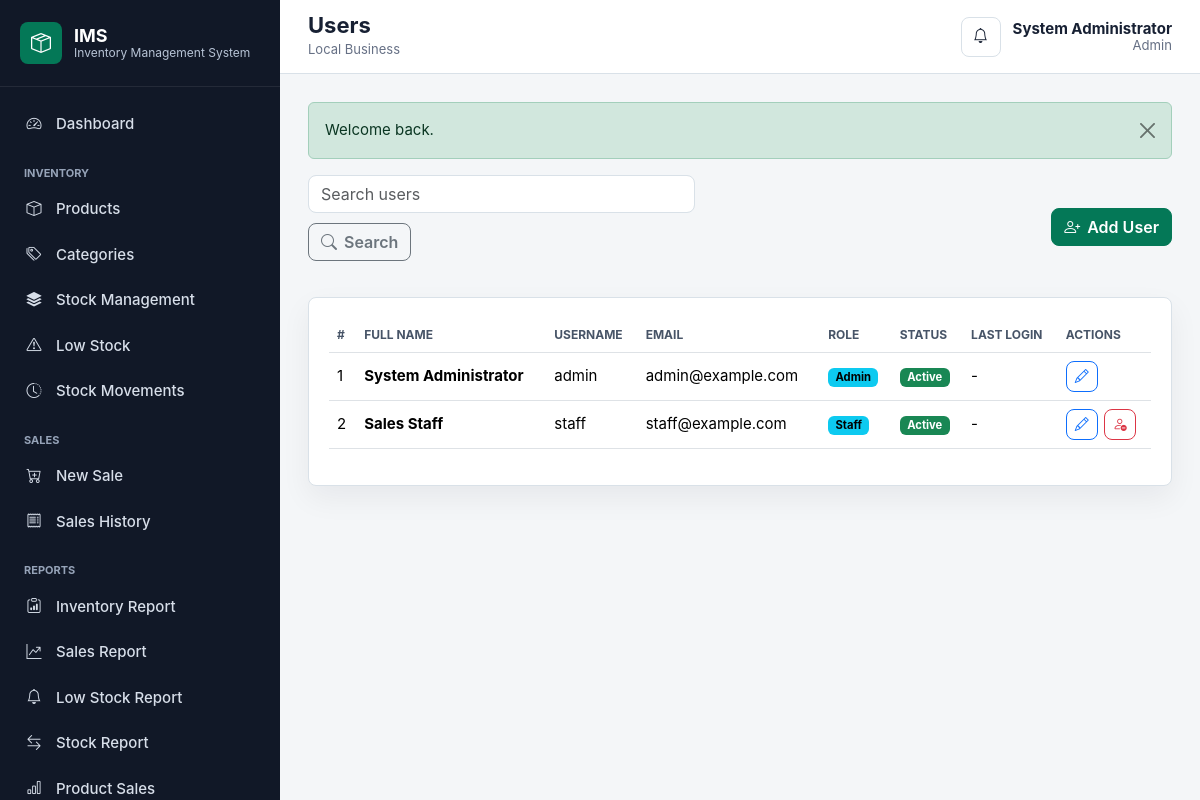
The app's page /?route=users (signed in) with its own data.
### tables this page shows
CREATE TABLE IF NOT EXISTS users (
    id INT UNSIGNED AUTO_INCREMENT PRIMARY KEY,
    full_name VARCHAR(120) NOT NULL,
    username VARCHAR(60) NOT NULL,
    email VARCHAR(120) NULL,
    password VARCHAR(255) NOT NULL,
    role ENUM('admin', 'staff') NOT NULL DEFAULT 'staff',
    status ENUM('active', 'inactive') NOT NULL DEFAULT 'active',
    last_login TIMESTAMP NULL,
    created_at TIMESTAMP NOT NULL DEFAULT CURRENT_TIMESTAMP,
    updated_at TIMESTAMP NOT NULL DEFAULT CURRENT_TIMESTAMP ON UPDATE CURRENT_TIMESTAMP,
    UNIQUE KEY uq_users_username (username),
    UNIQUE KEY uq_users_email (email),
    INDEX idx_users_role_status (role, status)
);

### app/Core/Controller.php (called while the page is built, shortened)
<?php
class Controller
{
    protected function view(string $view, array $data = [], string $layout = 'main'): void
    {
        extract($data, EXTR_SKIP);
        $viewFile = VIEW_PATH . '/' . $view . '.php';
        require $viewFile;
        require VIEW_PATH . '/layouts/' . $layout . '.php';
    }
}

### app/Controllers/UserController.php (called while the page is built, shortened)
<?php
class UserController extends Controller
{
    private User $users;
    public function __construct()
    {
        $this->users = new User();
    }
    public function index(): void
    {
        $search = trim((string) input('search', ''));
        $page = max(1, (int) input('page', 1));
        $result = $this->users->paginate($search, $page);
        $this->view('users/index', [
            'title' => 'Users',
            'users' => $result['rows'],
            'search' => $search,
            'page' => $page,
            'pages' => $result['pages'],
        ]);
    }
}

### app/Core/Router.php (called while the page is built, shortened)
<?php
class Router
{
    private array $routes = [
        'GET' => [],
        'POST' => [],
    ];
    public function get(string $path, string $action): void
    {
        $this->routes['GET'][$this->normalize($path)] = $action;
    }
    public function post(string $path, string $action): void
    {
        $this->routes['POST'][$this->normalize($path)] = $action;
    }
    public function dispatch(): void
    {
        $method = $_SERVER['REQUEST_METHOD'] ?? 'GET';
        $path = $this->currentPath();
        $action = $this->routes[$method][$path] ?? null;
        [$controllerName, $methodName] = explode('@', $action);
        try {
            $controller = new $class();
            $controller->{$methodName}();
        } catch (\Throwable $exception) {
            app_log_exception($exception);
            if (config('app.debug', false)) {
                http_response_code(500);
                echo '<pre>' . htmlspecialchars((string) $exception, ENT_QUOTES, 'UTF-8') . '</pre>';
                return;
            }
            http_response_code(500);
            $message = 'The application encountered an unexpected error.';
            if ($exception instanceof \PDOException && str_contains($exception->getMessage(), 'doesn\'t exist')) {
                $message = 'Database setup is incomplete. Import database/repair_login_500.sql into the configured database.';
            } elseif (is_admin()) {
                $message = 'Database/application error: ' . $exception->getMessage();
            }
            $this->renderError('500', 'Server Error', $message);
        }
    }
    private function currentPath(): string
    {
        if (isset($_GET['route'])) {
            return $this->normalize((string) $_GET['route']);
        }
        $uriPath = parse_url($_SERVER['REQUEST_URI'] ?? '/', PHP_URL_PATH) ?: '/';
        return $this->normalize($uriPath);
    }
    private function normalize(string $path): string
    {
        $path = trim($path, '/');
        return $path === 'index.php' ? '' : $path;
    }
}

### public/index.php (called while the page is built, shortened)
<?php
require dirname(__DIR__) . '/app/bootstrap.php';
$router = new Router();
$router->get('', 'AuthController@loginForm');
$router->get('login', 'AuthController@loginForm');
$router->post('login', 'AuthController@login');
$router->get('logout', 'AuthController@logout');
$router->get('dashboard', 'DashboardController@index');
$router->get('categories', 'CategoryController@index');
$router->get('categories/create', 'CategoryController@create');
$router->post('categories/store', 'CategoryController@store');
$router->get('categories/edit', 'CategoryController@edit');
$router->post('categories/update', 'CategoryController@update');
$router->post('categories/delete', 'CategoryController@delete');
$router->get('products', 'ProductController@index');
$router->get('products/create', 'ProductController@create');
$router->post('products/store', 'ProductController@store');
$router->get('products/view', 'ProductController@view');
$router->get('products/edit', 'ProductController@edit');
$router->post('products/update', 'ProductController@update');
$router->post('products/delete', 'ProductController@delete');
$router->get('inventory', 'InventoryController@index');
$router->post('inventory/stock-in', 'InventoryController@stockIn');
$router->post('inventory/adjust', 'InventoryController@adjust');
$router->get('inventory/movements', 'InventoryController@movements');
$router->get('inventory/low-stock', 'InventoryController@lowStock');
$router->get('sales', 'SaleController@index');
$router->get('sales/create', 'SaleController@create');
$router->post('sales/store', 'SaleController@store');
$router->get('sales/view', 'SaleController@view');
$router->get('api/products/search', 'SaleController@searchProducts');
$router->get('reports', 'ReportController@index');
$router->get('reports/inventory', 'ReportController@inventory');
$router->get('reports/sales', 'ReportController@sales');
$router->get('reports/low-stock', 'ReportController@lowStock');
$router->get('reports/stock-movements', 'ReportController@stockMovements');
$router->get('reports/product-sales', 'ReportController@productSales');
$router->get('users', 'UserController@index');
$router->get('users/create', 'UserController@create');
$router->post('users/store', 'UserController@store');
$router->get('users/edit', 'UserController@edit');
$router->post('users/update', 'UserController@update');
$router->post('users/delete', 'UserController@delete');
$router->get('profile', 'ProfileController@index');
$router->post('profile/update', 'ProfileController@update');
$router->post('profile/password', 'ProfileController@password');
$router->get('settings', 'SettingsController@index');
$router->post('settings/update', 'SettingsController@update');
$router->dispatch();

### app/Models/Model.php (called while the page is built, shortened)
<?php
abstract class Model
{
    public function __construct()
    {
        $this->db = Database::connection();
    }
}

### app/bootstrap.php (called while the page is built, shortened)
<?php
spl_autoload_register(function (string $class): void {
    $prefix = 'App\\';
    $relative = substr($class, strlen($prefix));
    $file = APP_PATH . DIRECTORY_SEPARATOR . str_replace('\\', DIRECTORY_SEPARATOR, $relative) . '.php';
});
require APP_PATH . '/helpers/functions.php';

### app/Core/Database.php (called while the page is built, shortened)
<?php
class Database
{
    private static ?PDO $connection = null;
    public static function connection(): PDO
    {
        if (self::$connection instanceof PDO) {
            return self::$connection;
        }
        $db = config('database');
        $dsn = sprintf(
            'mysql:host=%s;port=%s;dbname=%s;charset=%s',
            $db['host'],
            $db['port'],
            $db['name'],
            $db['charset']
        );
        try {
            self::$connection = new PDO($dsn, $db['user'], $db['password'], [
                PDO::ATTR_ERRMODE => PDO::ERRMODE_EXCEPTION,
                PDO::ATTR_DEFAULT_FETCH_MODE => PDO::FETCH_ASSOC,
                PDO::ATTR_EMULATE_PREPARES => false,
            ]);
        } catch (PDOException $exception) {
            if (config('app.debug', false)) {
                throw $exception;
            }
            app_log_exception($exception);
            http_response_code(500);
            exit('Database connection error.');
        }
        return self::$connection;
    }
}

### app/Models/User.php (called while the page is built, shortened)
<?php
class User extends Model
{
    public function paginate(string $search, int $page, int $perPage = 10): array
    {
        $offset = ($page - 1) * $perPage;
        $params = [];
        $where = '';
        $count = $this->db->prepare("SELECT COUNT(*) FROM users {$where}");
        $count->execute($params);
        $total = (int) $count->fetchColumn();
        $stmt = $this->db->prepare("SELECT * FROM users {$where} ORDER BY created_at DESC LIMIT :limit OFFSET :offset");
        $stmt->bindValue('limit', $perPage, \PDO::PARAM_INT);
        $stmt->bindValue('offset', $offset, \PDO::PARAM_INT);
        $stmt->execute();
        return [
            'rows' => $stmt->fetchAll(),
            'total' => $total,
            'pages' => (int) ceil($total / $perPage),
        ];
    }
}

### app/Models/Setting.php (called while the page is built, shortened)
<?php
class Setting extends Model
{
    public function allKeyed(): array
    {
        $rows = $this->db->query('SELECT setting_key, setting_value FROM settings')->fetchAll();
        $settings = [];
        foreach ($rows as $row) {
            $settings[$row['setting_key']] = $row['setting_value'];
        }
        return $settings;
    }
}

### views/users/index.php (the view, shortened to what this page needs)
<section class="page-actions">
    <form class="filter-bar" method="get" action="<?= e(url('users')) ?>">
        <input class="form-control" name="search" value="<?= e($search) ?>" placeholder="Search users">
        <button class="btn btn-outline-secondary" type="submit"><i class="bi bi-search"></i> Search</button>
    </form>
    <a class="btn btn-primary" href="<?= e(url('users/create')) ?>"><i class="bi bi-person-plus"></i> Add User</a>
</section>
<section class="panel">
    <div class="table-responsive">
        <table class="table table-hover align-middle">
            <thead><tr><th>#</th><th>Full Name</th><th>Username</th><th>Email</th><th>Role</th><th>Status</th><th>Last Login</th><th>Actions</th></tr></thead>
            <tbody>
                <?php foreach ($users as $index => $userRow): ?>
                    <tr>
                        <td><?= (($page - 1) * 10) + $index + 1 ?></td>
                        <td><strong><?= e($userRow['full_name']) ?></strong></td>
                        <td><?= e($userRow['username']) ?></td>
                        <td><?= e($userRow['email']) ?></td>
                        <td><span class="badge text-bg-info"><?= e(ucfirst($userRow['role'])) ?></span></td>
                        <td><?= badge_status($userRow['status']) ?></td>
                        <td><?= e(format_date($userRow['last_login'])) ?></td>
                        <td>
                            <div class="action-buttons">
                                <a class="btn btn-sm btn-outline-primary" href="<?= e(url('users/edit', ['id' => $userRow['id']])) ?>" title="Edit user"><i class="bi bi-pencil"></i></a>
                                <?php if ((int) $userRow['id'] !== (int) current_user()['id']): ?>
                                    <form method="post" action="<?= e(url('users/delete')) ?>" onsubmit="return confirm('Deactivate this user account?')">
                                        <button class="btn btn-sm btn-outline-danger" type="submit" title="Deactivate user"><i class="bi bi-person-dash"></i></button>
                                    </form>
                                <?php endif; ?>
                            </div>
                        </td>
                    </tr>
                <?php endforeach; ?>
            </tbody>
        </table>
    </div>
</section>

### app/helpers/functions.php (shortened to what this page needs)
<?php
function config(?string $key = null, mixed $default = null): mixed
{
    $config = $GLOBALS['config'] ?? [];
    foreach (explode('.', $key) as $segment) {
        $config = $config[$segment];
    }
    return $config;
}
function e(?string $value): string
{
    return htmlspecialchars((string) $value, ENT_QUOTES, 'UTF-8');
}
function app_base_url(): string
{
    $configured = trim((string) config('app.base_url', ''));
    $https = (!empty($_SERVER['HTTPS']) && $_SERVER['HTTPS'] !== 'off') || (($_SERVER['SERVER_PORT'] ?? null) === '443');
    $scheme = $https ? 'https' : 'http';
    $host = $_SERVER['HTTP_HOST'] ?? 'localhost';
    $scriptDir = str_replace('\\', '/', dirname($_SERVER['SCRIPT_NAME'] ?? ''));
    if ($scriptDir === '/' || $scriptDir === '.') {
        $scriptDir = '';
    }
    return rtrim($scheme . '://' . $host . $scriptDir, '/');
}
function url(string $path = '', array $params = []): string
{
    $path = trim($path, '/');
    $base = app_base_url();
    if ($path !== '') {
        $params = ['route' => $path] + $params;
    }
    $query = $params === [] ? '' : '?' . http_build_query($params);
    return $base . '/' . $query;
}
function input(string $key, mixed $default = null): mixed
{
    return $_POST[$key] ?? $_GET[$key] ?? $default;
}
function current_user(): ?array
{
    return $_SESSION['user'] ?? null;
}
function format_date(?string $value, string $format = 'd M Y, h:i A'): string
{
    if (!$value) {
        return '-';
    }
    return date($format, strtotime($value));
}
function badge_status(string $status): string
{
    $class = $status === 'active' ? 'text-bg-success' : 'text-bg-secondary';
    return '<span class="badge ' . $class . '">' . e(ucfirst($status)) . '</span>';
}
function setting(string $key, mixed $default = null): mixed
{
    static $settings = null;
    if ($settings === null) {
        try {
            $model = new \App\Models\Setting();
            $settings = $model->allKeyed();
        } catch (\Throwable) {
            $settings = [];
        }
    }
    return $settings[$key] ?? $default;
}

### views/partials/topbar.php (shortened to what this page needs)
<header class="topbar">
    <div>
        <h1><?= e($title ?? 'Dashboard') ?></h1>
        <span class="topbar-subtitle"><?= e(setting('business_name', 'Local Business')) ?></span>
    </div>
    <div class="topbar-actions">
        <a class="notification-dot" href="<?= e(url('inventory/low-stock')) ?>" title="Low stock products">
            <i class="bi bi-bell"></i>
        </a>
        <div class="user-chip">
            <span><?= e($user['full_name']) ?></span>
            <small><?= e(ucfirst($user['role'])) ?></small>
        </div>
    </div>
</header>

### records on screen
users: full_name "System Administrator", role "Admin", index "1", username "admin", email "admin@example.com", status "Active", last_login "-"
users: index "2", full_name "Sales Staff", username "staff", email "staff@example.com", role "Staff", status "Active", last_login "-"

### other values on screen
$title "Users"
setting('business_name', 'Local Business') "Local Business"
$flash['message'] "Welcome back."
